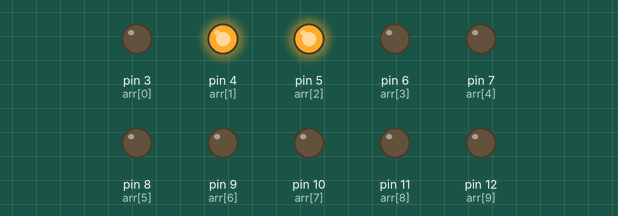
Bench run of a sketch on a simulated Arduino Uno, built with avr-gcc and run on an emulated ATmega328P. On the bench: output pins drawn as LEDs (lit = HIGH).

Above: at 0.09 s.
At 0.41 s:
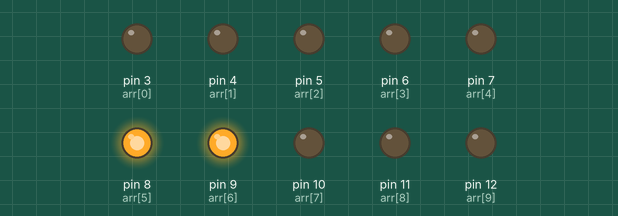
At 0.74 s:
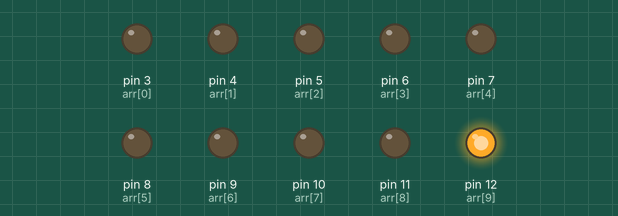
At 1.55 s:
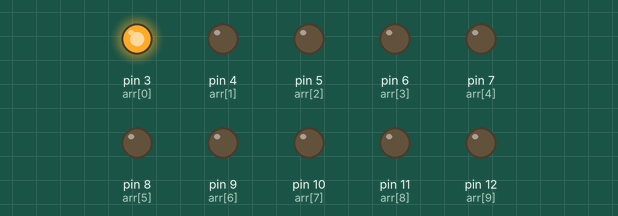
At 2.22 s:
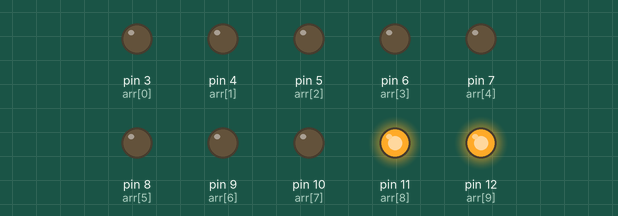
At 3.04 s:
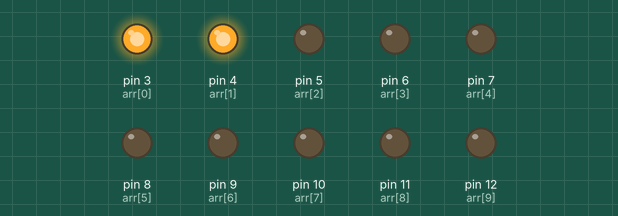
Timing chart, 0 to 3.6 s (numbered marks = the images above):
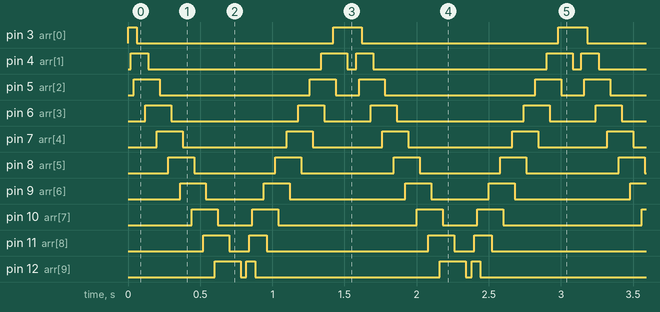

The sketch:

Night_Rider.ino
```cpp
int arr[10]={3,4,5,6,7,8,9,10,11,12};
int dt=20;


void setup() {
 Serial.begin(9600);
 for(int i=0;i<13;i++)
 {
  pinMode(arr[i],OUTPUT);
 }

}
void loop() {
OnesideofTravel(arr);
delay(dt);
reverseTravel(arr);
delay(dt);
}

void OnesideofTravel(int arr[])
{
  for(int i=0;i<10;i++)
  {
    digitalWrite(arr[i],HIGH);
    delay(dt);
    digitalWrite(arr[i+1],HIGH);
    delay(dt);
    digitalWrite(arr[i+2],HIGH);
    delay(dt);
    digitalWrite(arr[i],LOW);
    delay(dt);
    //digitalWrite(arr[i+1],LOW);
    //delay(dt);
    //digitalWrite(arr[i+2],LOW);
    //delay(dt);
  }
  return;
}

void reverseTravel(int arr[])
{
  for(int i=9;i>0;i--)
  {
     digitalWrite(arr[i],HIGH);
     delay(dt);
    digitalWrite(arr[i-1],HIGH);
    delay(dt);
    digitalWrite(arr[i-2],HIGH);
    delay(dt);
    digitalWrite(arr[i],LOW);
    delay(dt);
    //digitalWrite(arr[i-1],LOW);
    //delay(dt);
    //digitalWrite(arr[i-2],LOW);
    //delay(dt);
  }
  return;
}
```

Measured:
- by itself, pin 3 (arr[0]): repeats every 1.6 s: LOW 1.4 s, HIGH 0.20 s
- by itself, pin 4 (arr[1]): repeats every 1.6 s: LOW 1.2 s, HIGH 0.18 s, LOW 0.06 s, HIGH 0.12 s
- by itself, pin 5 (arr[2]): repeats every 1.6 s: LOW 1.0 s, HIGH 0.18 s, LOW 0.16 s, HIGH 0.18 s
- by itself, pin 6 (arr[3]): repeats every 1.6 s: LOW 0.88 s, HIGH 0.18 s, LOW 0.32 s, HIGH 0.18 s
- by itself, pin 7 (arr[4]): repeats every 1.6 s: LOW 0.72 s, HIGH 0.18 s, LOW 0.48 s, HIGH 0.18 s
- by itself, pin 8 (arr[5]): alternates HIGH for 0.18 s and LOW for 0.60 s
- by itself, pin 9 (arr[6]): repeats every 1.6 s: LOW 0.40 s, HIGH 0.18 s, LOW 0.80 s, HIGH 0.18 s
- by itself, pin 10 (arr[7]): repeats every 1.6 s: LOW 0.24 s, HIGH 0.18 s, LOW 0.96 s, HIGH 0.18 s
